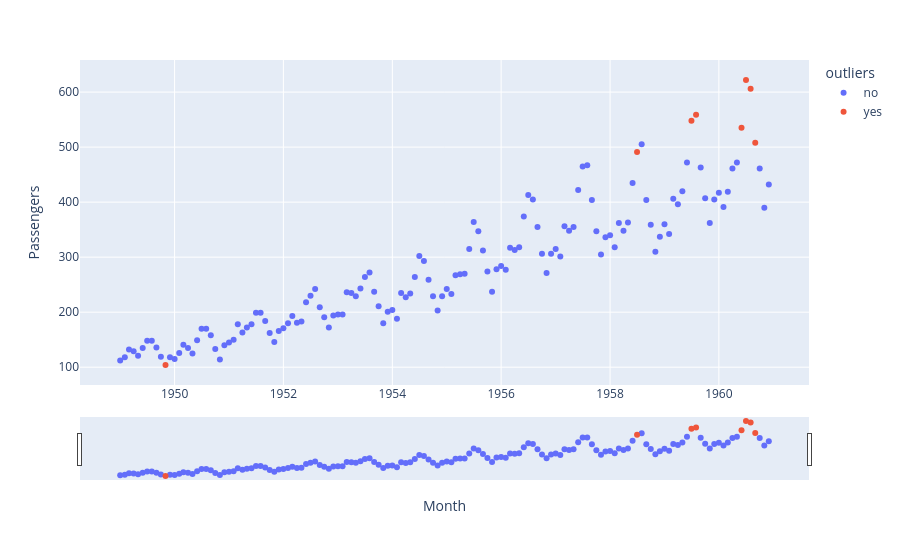

Here is the notebook cell this chart was saved with:
### Markdown cell above
**Задание 3: Чувствительность алгоритма поиска аномалий**
В конце практики мы использовали алгоритм `IsolationForest` для поиска аномалий с крайне низким параметром `contamination=0.004`.
Измените этот параметр на `0.05` (поиск 5% самых аномальных периодов), обучите модель заново и отрисуйте график с новыми подсвеченными точками. Как поменялась картина, какие теперь месяцы считаются "нетипичными"?

### Code cell
from sklearn.ensemble import IsolationForest

pas = pd.read_csv('data/passengers.csv')
pas['Month'] = pd.to_datetime(pas['Month'])

model = IsolationForest(contamination=0.05, random_state=0)
model.fit(pas[['Passengers']])

pas['outliers'] = model.predict(pas[['Passengers']])
pas['outliers'] = pas['outliers'].apply(lambda x: 'yes' if x == -1 else 'no')

print(pas[pas['outliers'] == 'yes'][['Month', 'Passengers']])
fig = px.scatter(pas.reset_index(), x='Month', y='Passengers', color='outliers')
fig.update_xaxes(rangeslider_visible=True)
fig.show()

### Figure 1 — Plotly figure (JSON) as saved in the notebook; plotly's stock layout.template omitted (floating-point values rounded to 4 significant figures; data arrays with more than 128 entries replaced by an {"elided": "..."} marker saying what was removed)
{"data": [{"hovertemplate": "outliers=no<br>Month=%{x}<br>Passengers=%{y}<extra></extra>", "legendgroup": "no", "marker": {"color": "#636efa", "symbol": "circle"}, "mode": "markers", "name": "no", "orientation": "v", "showlegend": true, "type": "scatter", "x": {"elided": "136 str values"}, "xaxis": "x", "y": {"elided": "136 int values"}, "yaxis": "y"}, {"hovertemplate": "outliers=yes<br>Month=%{x}<br>Passengers=%{y}<extra></extra>", "legendgroup": "yes", "marker": {"color": "#EF553B", "symbol": "circle"}, "mode": "markers", "name": "yes", "orientation": "v", "showlegend": true, "type": "scatter", "x": ["1949-11-01T00:00:00.000000000", "1958-07-01T00:00:00.000000000", "1959-07-01T00:00:00.000000000", "1959-08-01T00:00:00.000000000", "1960-06-01T00:00:00.000000000", "1960-07-01T00:00:00.000000000", "1960-08-01T00:00:00.000000000", "1960-09-01T00:00:00.000000000"], "xaxis": "x", "y": [104, 491, 548, 559, 535, 622, 606, 508], "yaxis": "y"}], "layout": {"legend": {"title": {"text": "outliers"}, "tracegroupgap": 0}, "margin": {"t": 60}, "xaxis": {"anchor": "y", "domain": [0, 1], "rangeslider": {"visible": true}, "title": {"text": "Month"}}, "yaxis": {"anchor": "x", "domain": [0, 1], "title": {"text": "Passengers"}}}}
